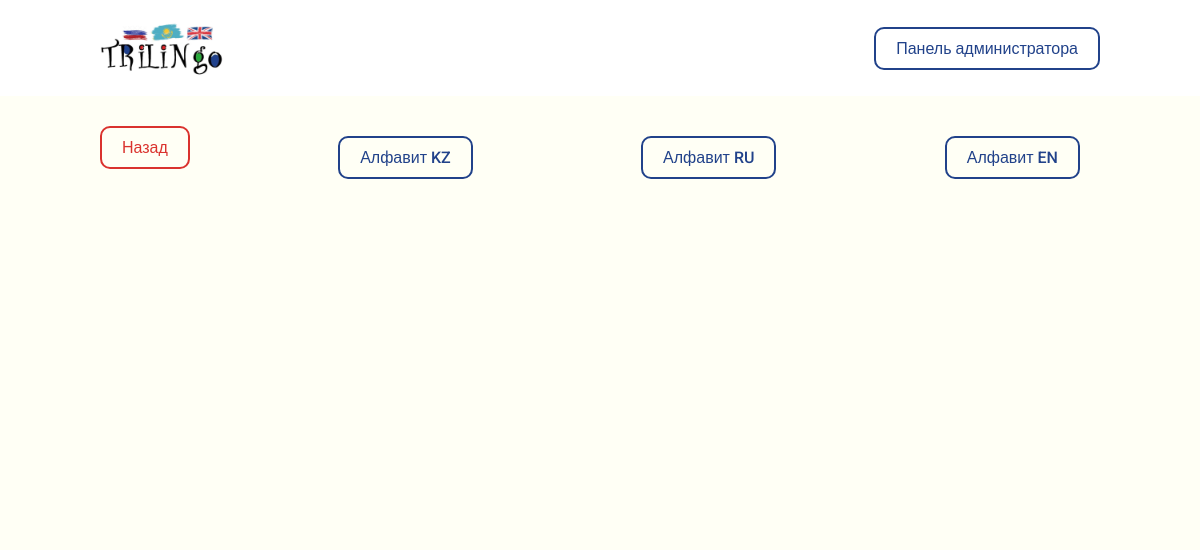
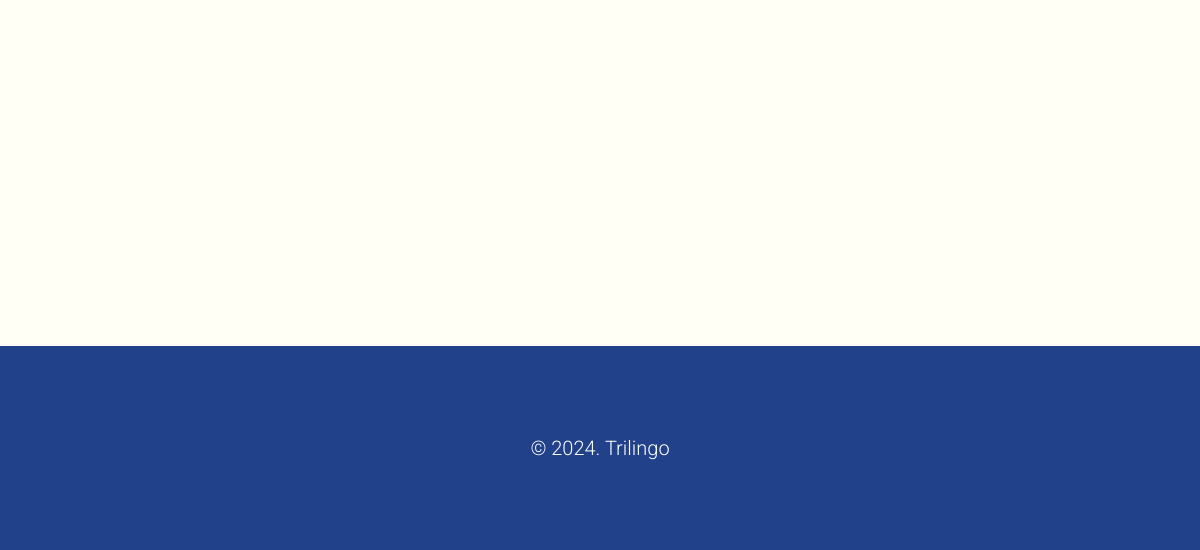
The app's page /filter/alphabet/ru/b/, older data (2 pictures, top to bottom).
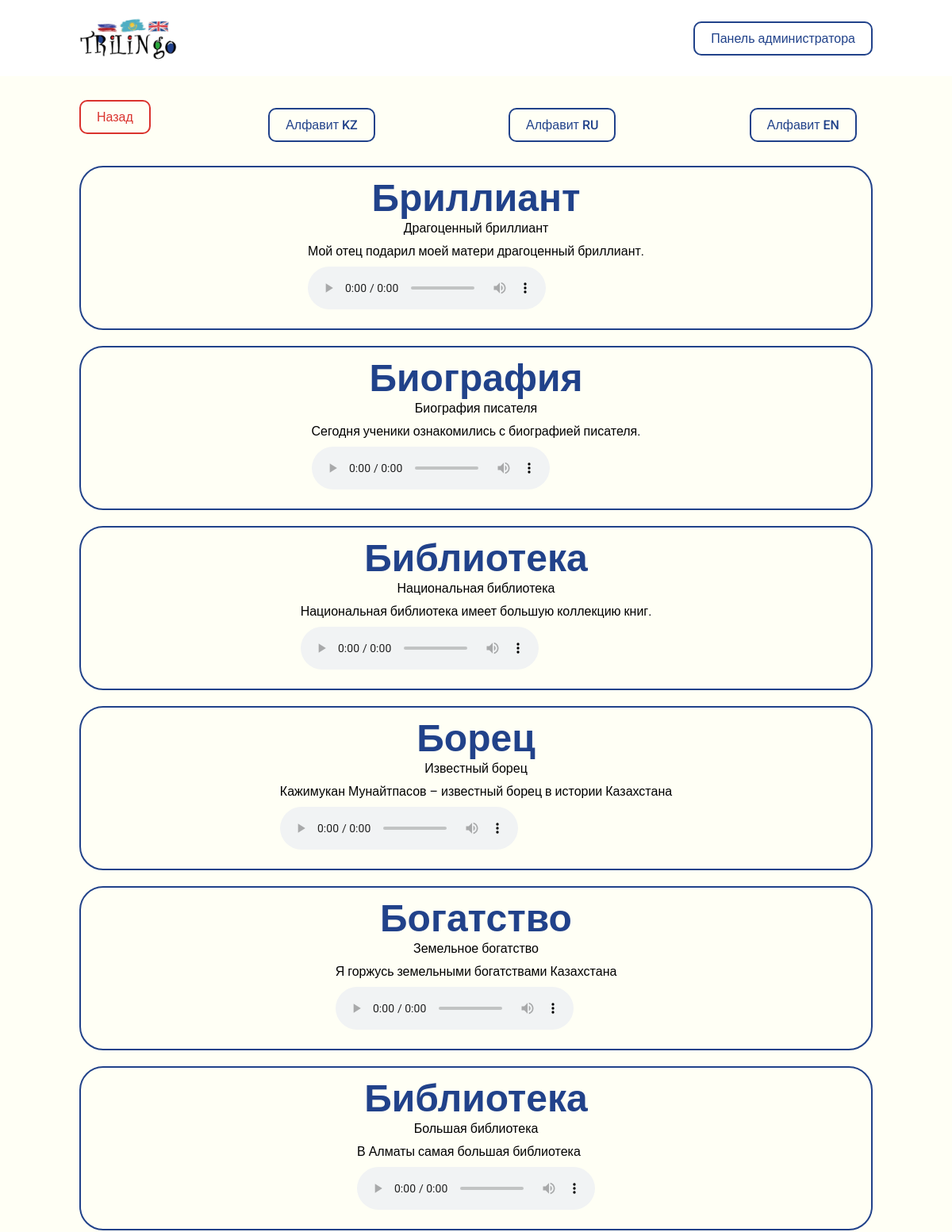
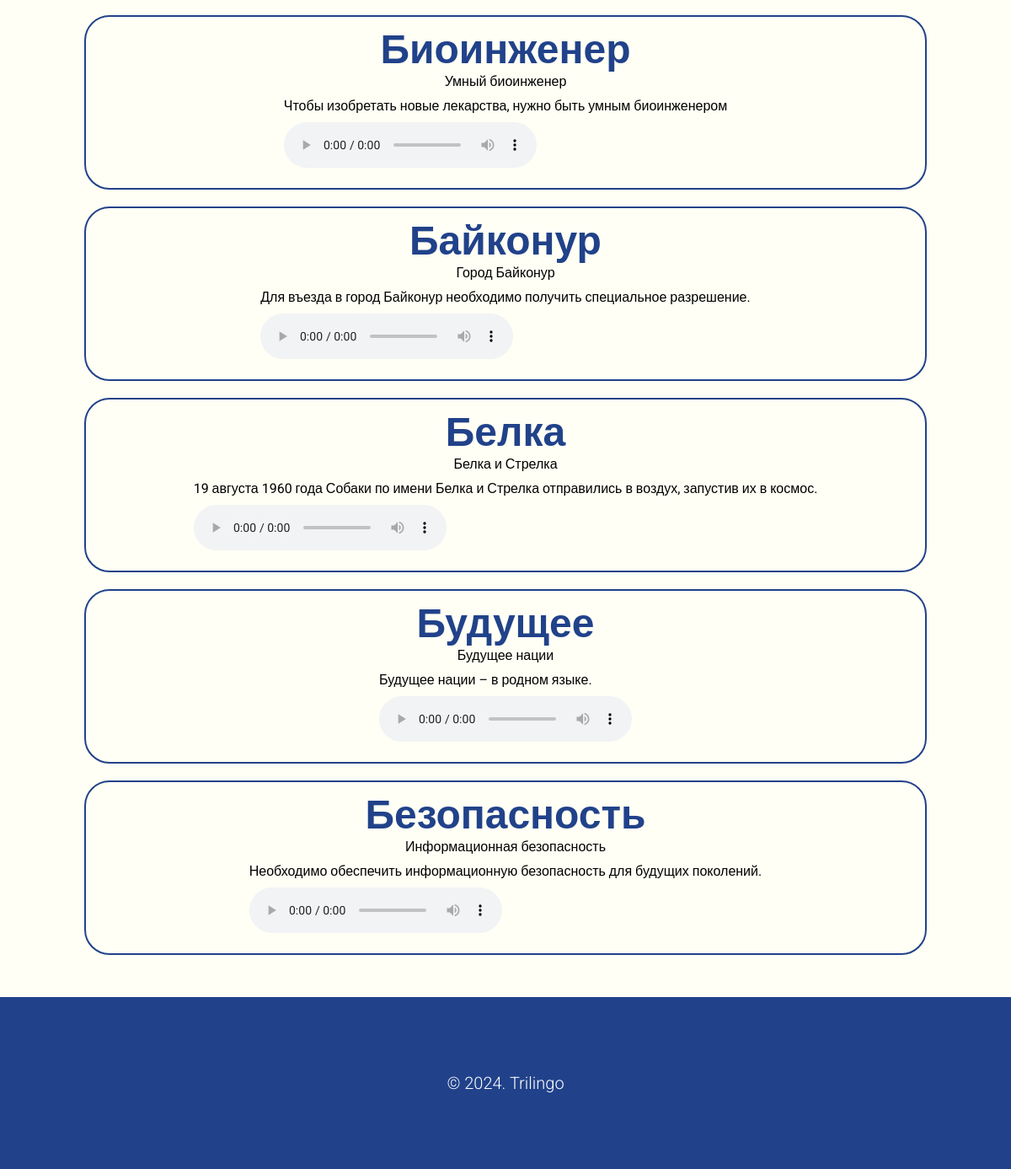
The same page, newer data (2 pictures, top to bottom).
### trilingo_app/models.py (models this page shows, shortened)
class WordInRu(models.Model):
    alphabet = models.ForeignKey(RussianAlphabet, on_delete=models.CASCADE, verbose_name="Буква на русском")
    word = models.CharField("Название слова", max_length=90)
    subword = models.CharField("Дополнительно", max_length=160)
    description = models.TextField("Описание")
    voice = models.FileField("Произношение", upload_to="voices/ru/")
    class Meta:
        verbose_name = "Слово на русском"
        verbose_name_plural = "Слова на русском"

### trilingo_app/views.py (the view)
# urls.py: path('filter/alphabet/ru/<slug:slug>/', views.filter_by_ru_page, name='filter_by_ru_page'),
def filter_by_ru_page(request, slug):
    alphabet = get_object_or_404(RussianAlphabet, slug=slug)
    words = WordInRu.objects.filter(alphabet=alphabet)
    context = {
        'alphabet': alphabet,
        'words': words
    }
    return render(request, "./words-by-ru.html", context)

### trilingo_app/templates/words-by-ru.html (shortened to what this page needs)
{% extends './base.html' %}
{% block content %}
<section class="block">
    <div class="container">
        <div class="d-flex align-items-center space-between" style="margin-bottom: 20px;">
            <a href="{% url 'home_page' %}" class="button-danger">Назад</a>
            <a href="{% url 'alphabets_kz_page' %}" class="button-primary">Алфавит KZ</a>
            <a href="{% url 'alphabets_ru_page' %}" class="button-primary">Алфавит RU</a>
            <a href="{% url 'alphabets_en_page' %}" class="button-primary">Алфавит EN</a>
        </div>
        <div class="theme-detail-row">
            {% for word in words %}
            <div class="theme-detail-col">
                <div class="letters-full-data">
                    <div class="letter-theme-detail">
                        <div class="letter">{{ word.word }}</div>
                        <div class="subletter">{{ word.subword }}</div>
                        <div class="description">{{ word.description }}</div>
                        <div class="audio">
                            <audio controls>
                                <source src="{{ word.voice.url }}" type="audio/mpeg" />
                            </audio>
                        </div>
                    </div>
                </div>
            </div>
            {% endfor %}
        </div>
    </div>
</section>
{% endblock %}

Row changes from the older to the newer data that the page shows:
added WordInRu: word "Бриллиант", subword "Драгоценный бриллиант", description "Мой отец подарил моей матери драгоценный бриллиант."
added WordInRu: word "Биография", subword "Биография писателя", description "Сегодня ученики ознакомились с биографией писателя."
added WordInRu: word "Библиотека", subword "Национальная библиотека", description "Национальная библиотека имеет большую коллекцию книг."
added WordInRu: word "Борец", subword "Известный борец", description "Кажимукан Мунайтпасов – известный борец в истории Казахстана"
added WordInRu: word "Богатство", subword "Земельное богатство", description "Я горжусь земельными богатствами Казахстана"
added WordInRu: word "Библиотека", subword "Большая библиотека", description "В Алматы самая большая библиотека"
added WordInRu: word "Биоинженер", subword "Умный биоинженер", description "Чтобы изобретать новые лекарства, нужно быть умным биоинженером"
added WordInRu: word "Байконур", subword "Город Байконур", description "Для въезда в город Байконур необходимо получить специальное разрешение."
added WordInRu: word "Белка", subword "Белка и Стрелка", description "19 августа 1960 года Собаки по имени Белка и Стрелка отправились в воздух, запустив их в космос."
added WordInRu: word "Будущее", subword "Будущее нации", description "Будущее нации – в родном языке."
added WordInRu: word "Безопасность", subword "Информационная безопасность", description "Необходимо обеспечить информационную безопасность для будущих поколений."
